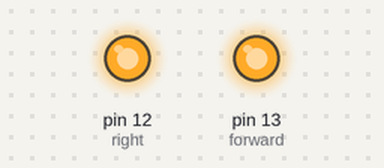
A sketch run on a simulated Arduino Uno, built with avr-gcc and run on an emulated ATmega328P. Shown: output pins drawn as LEDs (lit = HIGH).

Above: at 5.1 s.
At 9.3 s:
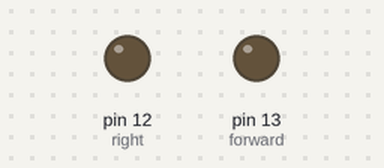
Timing chart, 0 to 10.8 s (numbered marks = the images above):
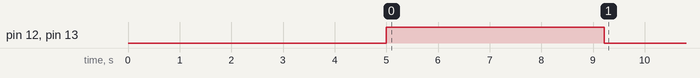

The sketch:

drive.ino
```cpp
void setup() {
  pinMode(13, OUTPUT); // forward
  pinMode(12, OUTPUT); // right
  delay(5000);
  turnRight(360);
}

void loop() {

}

void moveForward(int distance) { // distance is in cm
  digitalWrite(13, HIGH);
  delay(distance * 9.32);
  digitalWrite(13, LOW);
}

void turnRight(int rotation) { // rotation is in degrees
  digitalWrite(12, HIGH);
  digitalWrite(13, HIGH);
  delay(rotation * 11.72);
  digitalWrite(12, LOW);
  digitalWrite(13, LOW);
}
```
